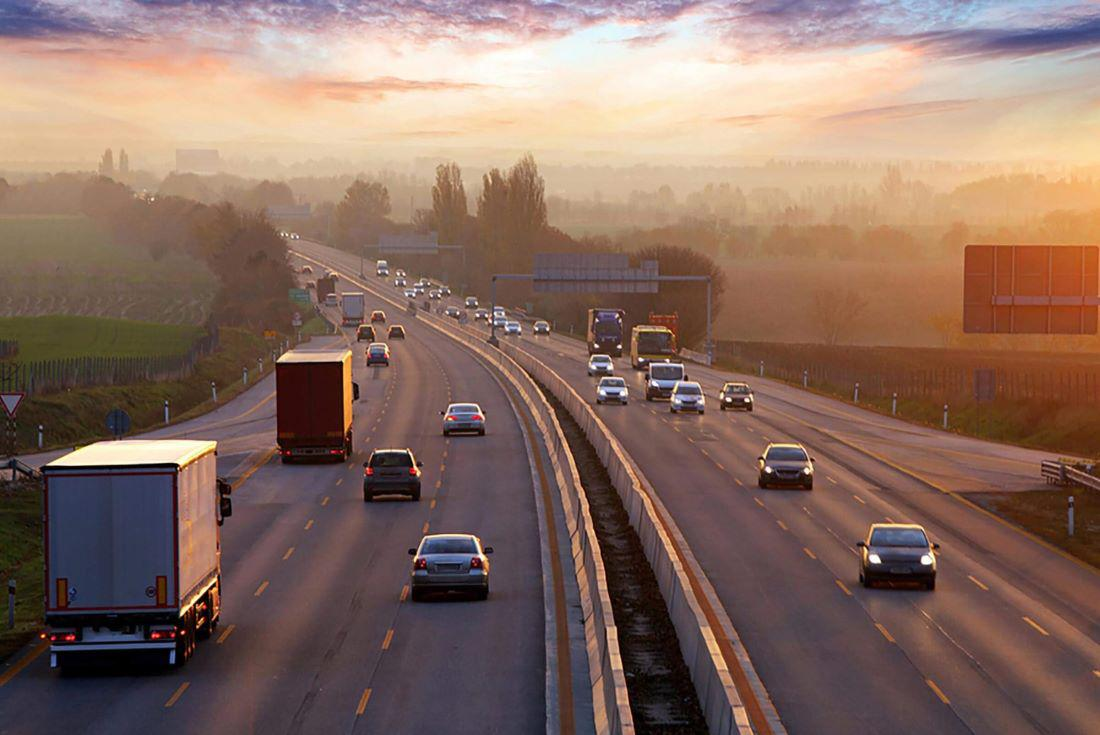
#> input picture Images/img.jpg, 1100 x 735 px, found by its file name
$ jupyter execute '6 - Extracting the Region of Interest (ROI).ipynb'
#> lines starting #> are read from the running program, lines starting #| are printed output that depends on the picture
## 6 - Extracting the Region of Interest (ROI)

[cell 1]
import cv2
import numpy as np
import matplotlib.pyplot as plt

[cell 2]
image = cv2.imread("/Users/alireza/Coding/OpenCV_Learning/OpenCV_Learnings/Images/img.jpg")
#> image is the input picture: shape (735, 1100, 3); mean B, G, R 98.3, 109.4, 136.2
ROI = image[10 : 100 , 50 : 150]
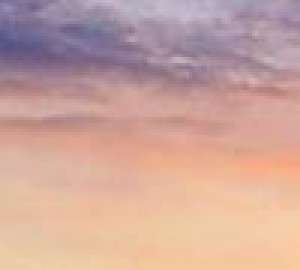
#> ROI: shape (90, 100, 3) (shown 3 times larger); mean B, G, R 156.2, 165.6, 203.7
ROI =plt.imshow( ROI)     # imshow() is not working in Jupyter environment , instead we use matplotlib
cv2.waitKey(1000) # 1000 ms = 1 second
''' cv2.waitKey(0) literally means:
“Wait forever until a key is pressed.” '''


$ run again, with Images/cow.jpg copied over Images/img.jpg
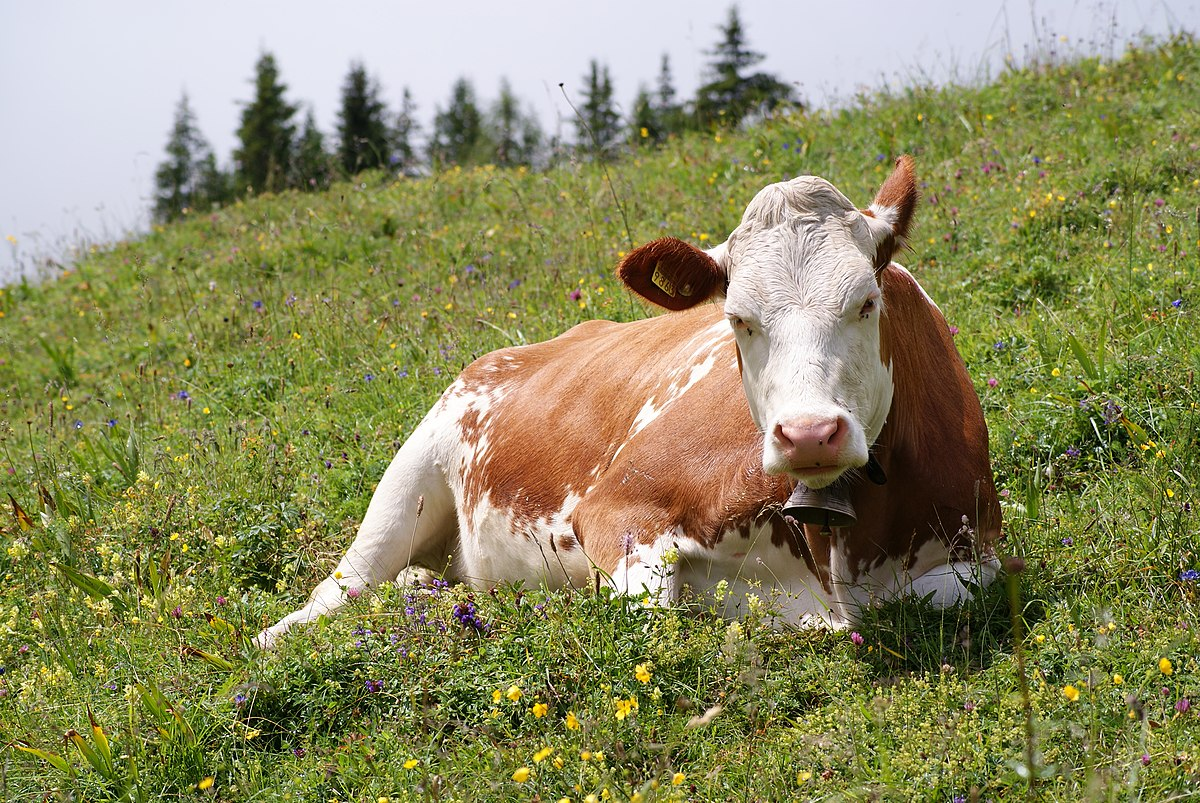
#> input picture Images/cow.jpg, 1200 x 803 px, found by its file name
#> image is the input picture: shape (803, 1200, 3); mean B, G, R 95, 137.6, 139.3
#> `ROI = image[10 : 100 , 50 : 150]`:
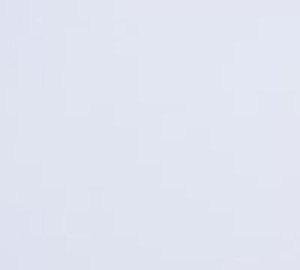
#> ROI: shape (90, 100, 3) (shown 3 times larger); mean B, G, R 240.8, 228.5, 224.7
